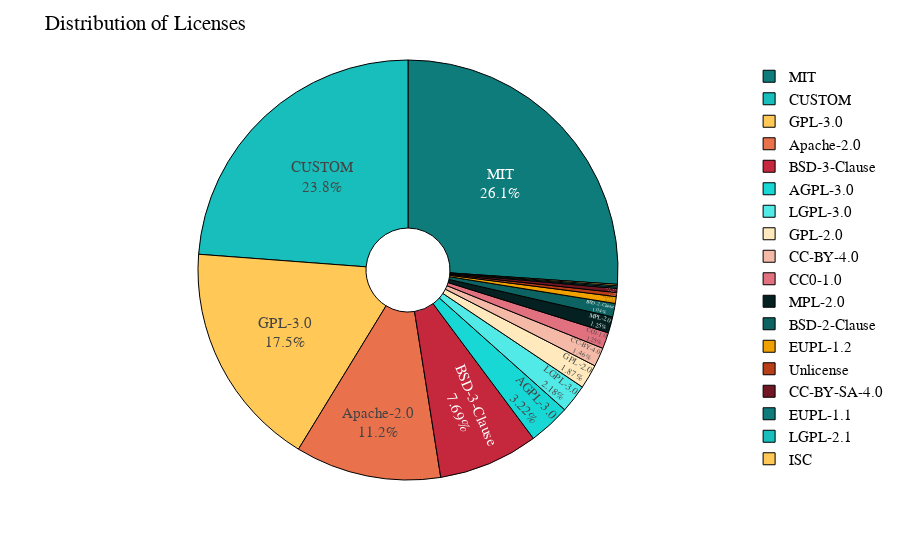

Here is the notebook cell this chart was saved with:
### Markdown cell above
# Start Plotting

### Code cell
license_his = (
    df_active["license"]
    .value_counts()
    .to_frame()
    .rename_axis("license_names")
    .reset_index()
)
fig = px.pie(license_his, values="license", names="license_names", color_discrete_sequence=color_discrete_sequence, hole=0.2)

fig.update_layout(title="Distribution of Licenses", showlegend=True)
fig.update_traces(textposition='inside', textinfo='percent+label', marker=dict(line=dict(color='#000000', width=1)))
fig.show()

### Figure 1 — Plotly figure (JSON) as saved in the notebook; plotly's stock layout.template omitted (floating-point values rounded to 4 significant figures)
{"data": [{"domain": {"x": [0, 1], "y": [0, 1]}, "hole": 0.2, "hovertemplate": "license_names=%{label}<br>license=%{value}<extra></extra>", "labels": ["MIT", "CUSTOM", "GPL-3.0", "Apache-2.0", "BSD-3-Clause", "AGPL-3.0", "LGPL-3.0", "GPL-2.0", "CC-BY-4.0", "CC0-1.0", "MPL-2.0", "BSD-2-Clause", "EUPL-1.2", "Unlicense", "CC-BY-SA-4.0", "EUPL-1.1", "LGPL-2.1", "ISC"], "legendgroup": "", "marker": {"line": {"color": "#000000", "width": 1}}, "name": "", "showlegend": true, "textinfo": "percent+label", "textposition": "inside", "type": "pie", "values": [251, 229, 168, 108, 74, 31, 21, 18, 14, 12, 12, 10, 5, 3, 3, 1, 1, 1]}], "layout": {"legend": {"tracegroupgap": 0}, "margin": {"t": 60}, "piecolorway": ["#0E7C7B", "#17BEBB", "#FFC857", "#E9724C", "#C5283D"], "showlegend": true, "title": {"text": "Distribution of Licenses"}}}
